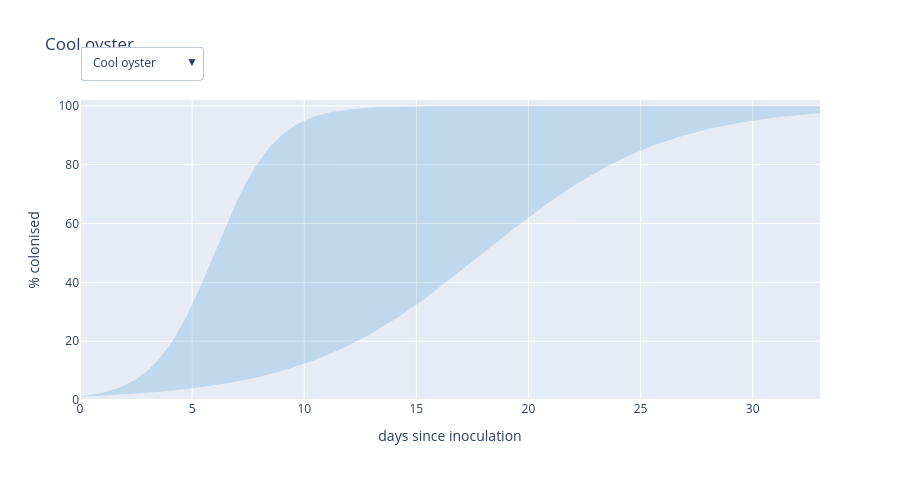

This figure's notebook cell:
### Code cell
# dropdown over plot groups: baseline band only
fig = go.Figure()
for i, g in enumerate(GROUP_ORDER):
    tr = colonisation_plot(g, band=BANDS[g]).data[0]
    tr.visible = i == 0
    fig.add_trace(tr)
fig.update_layout(
    title=GROUP_ORDER[0], xaxis_title="days since inoculation", yaxis_title="% colonised", yaxis_range=[0, 102], height=480,
    updatemenus=[dict(buttons=[dict(label=g, method="update",
                                    args=[{"visible": [j == i for j in range(len(GROUP_ORDER))]}, {"title.text": g}])
                               for i, g in enumerate(GROUP_ORDER)], x=0.0, y=1.18, xanchor="left")])
fig.show()

### Figure 1 — Plotly figure (JSON) as saved in the notebook; plotly's stock layout.template omitted (floating-point values rounded to 4 significant figures; data arrays with more than 128 entries replaced by an {"elided": "..."} marker saying what was removed)
{"data": [{"fill": "toself", "fillcolor": "rgba(31,119,180,0.18)", "hoverinfo": "skip", "line": {"width": 0}, "name": "Baseline range (guides)", "type": "scatter", "visible": true, "x": {"elided": "400 float values"}, "y": {"elided": "400 float values"}}, {"fill": "toself", "fillcolor": "rgba(31,119,180,0.18)", "hoverinfo": "skip", "line": {"width": 0}, "name": "Baseline range (guides)", "type": "scatter", "visible": false, "x": {"elided": "400 float values"}, "y": {"elided": "400 float values"}}, {"fill": "toself", "fillcolor": "rgba(31,119,180,0.18)", "hoverinfo": "skip", "line": {"width": 0}, "name": "Baseline range (guides)", "type": "scatter", "visible": false, "x": {"elided": "400 float values"}, "y": {"elided": "400 float values"}}, {"fill": "toself", "fillcolor": "rgba(31,119,180,0.18)", "hoverinfo": "skip", "line": {"width": 0}, "name": "Baseline range (guides)", "type": "scatter", "visible": false, "x": {"elided": "400 float values"}, "y": {"elided": "400 float values"}}, {"fill": "toself", "fillcolor": "rgba(31,119,180,0.18)", "hoverinfo": "skip", "line": {"width": 0}, "name": "Baseline range (guides)", "type": "scatter", "visible": false, "x": {"elided": "400 float values"}, "y": {"elided": "400 float values"}}, {"fill": "toself", "fillcolor": "rgba(31,119,180,0.18)", "hoverinfo": "skip", "line": {"width": 0}, "name": "Baseline range (guides)", "type": "scatter", "visible": false, "x": {"elided": "400 float values"}, "y": {"elided": "400 float values"}}, {"fill": "toself", "fillcolor": "rgba(31,119,180,0.18)", "hoverinfo": "skip", "line": {"width": 0}, "name": "Baseline range (guides)", "type": "scatter", "visible": false, "x": {"elided": "400 float values"}, "y": {"elided": "400 float values"}}, {"fill": "toself", "fillcolor": "rgba(31,119,180,0.18)", "hoverinfo": "skip", "line": {"width": 0}, "name": "Baseline range (guides)", "type": "scatter", "visible": false, "x": {"elided": "400 float values"}, "y": {"elided": "400 float values"}}, {"fill": "toself", "fillcolor": "rgba(31,119,180,0.18)", "hoverinfo": "skip", "line": {"width": 0}, "name": "Baseline range (guides)", "type": "scatter", "visible": false, "x": {"elided": "400 float values"}, "y": {"elided": "400 float values"}}, {"fill": "toself", "fillcolor": "rgba(31,119,180,0.18)", "hoverinfo": "skip", "line": {"width": 0}, "name": "Baseline range (guides)", "type": "scatter", "visible": false, "x": {"elided": "400 float values"}, "y": {"elided": "400 float values"}}, {"fill": "toself", "fillcolor": "rgba(31,119,180,0.18)", "hoverinfo": "skip", "line": {"width": 0}, "name": "Baseline range (guides)", "type": "scatter", "visible": false, "x": {"elided": "400 float values"}, "y": {"elided": "400 float values"}}, {"fill": "toself", "fillcolor": "rgba(31,119,180,0.18)", "hoverinfo": "skip", "line": {"width": 0}, "name": "Baseline range (guides)", "type": "scatter", "visible": false, "x": {"elided": "400 float values"}, "y": {"elided": "400 float values"}}, {"fill": "toself", "fillcolor": "rgba(31,119,180,0.18)", "hoverinfo": "skip", "line": {"width": 0}, "name": "Baseline range (guides)", "type": "scatter", "visible": false, "x": {"elided": "400 float values"}, "y": {"elided": "400 float values"}}], "layout": {"height": 480, "title": {"text": "Cool oyster"}, "updatemenus": [{"buttons": [{"args": [{"visible": [true, false, false, false, false, false, false, false, false, false, false, false, false]}, {"title.text": "Cool oyster"}], "label": "Cool oyster", "method": "update"}, {"args": [{"visible": [false, true, false, false, false, false, false, false, false, false, false, false, false]}, {"title.text": "Tropical oyster"}], "label": "Tropical oyster", "method": "update"}, {"args": [{"visible": [false, false, true, false, false, false, false, false, false, false, false, false, false]}, {"title.text": "King oyster"}], "label": "King oyster", "method": "update"}, {"args": [{"visible": [false, false, false, true, false, false, false, false, false, false, false, false, false]}, {"title.text": "Volvariella"}], "label": "Volvariella", "method": "update"}, {"args": [{"visible": [false, false, false, false, true, false, false, false, false, false, false, false, false]}, {"title.text": "Hericium"}], "label": "Hericium", "method": "update"}, {"args": [{"visible": [false, false, false, false, false, true, false, false, false, false, false, false, false]}, {"title.text": "Flammulina"}], "label": "Flammulina", "method": "update"}, {"args": [{"visible": [false, false, false, false, false, false, true, false, false, false, false, false, false]}, {"title.text": "Ganoderma"}], "label": "Ganoderma", "method": "update"}, {"args": [{"visible": [false, false, false, false, false, false, false, true, false, false, false, false, false]}, {"title.text": "Cyclocybe"}], "label": "Cyclocybe", "method": "update"}, {"args": [{"visible": [false, false, false, false, false, false, false, false, true, false, false, false, false]}, {"title.text": "Pholiota"}], "label": "Pholiota", "method": "update"}, {"args": [{"visible": [false, false, false, false, false, false, false, false, false, true, false, false, false]}, {"title.text": "Trametes"}], "label": "Trametes", "method": "update"}, {"args": [{"visible": [false, false, false, false, false, false, false, false, false, false, true, false, false]}, {"title.text": "Auricularia"}], "label": "Auricularia", "method": "update"}, {"args": [{"visible": [false, false, false, false, false, false, false, false, false, false, false, true, false]}, {"title.text": "Lentinula"}], "label": "Lentinula", "method": "update"}, {"args": [{"visible": [false, false, false, false, false, false, false, false, false, false, false, false, true]}, {"title.text": "Grifola"}], "label": "Grifola", "method": "update"}], "x": 0, "xanchor": "left", "y": 1.18}], "xaxis": {"title": {"text": "days since inoculation"}}, "yaxis": {"range": [0, 102], "title": {"text": "% colonised"}}}}
